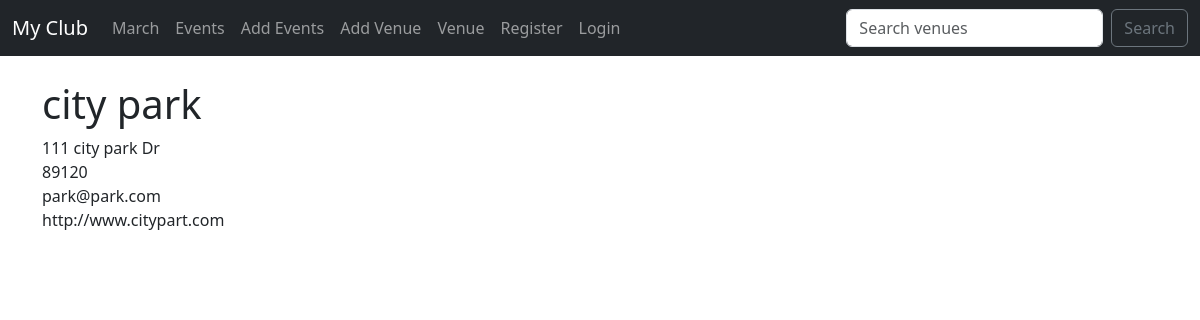
Page /show_venue/1 on the committed database.
### events/models.py (models this page shows)
class Venue(models.Model):
    name = models.CharField("Venue name", max_length=120)
    address =models.CharField(max_length=300)
    zip_code=models.CharField(max_length=15)
    phone = models.CharField('Contact Phone',max_length=25,blank=True)
    web =models.URLField(blank=True)
    email_address =models.EmailField("Email Address",blank=True)
    def __str__(self):
        return self.name

### events/views.py (the view)
# urls.py: path('show_venue/<venue_id>',views.show_venue,name='show-venue'),
def show_venue(request,venue_id):
     venue =Venue.objects.get(pk=venue_id)
     return render(request, 'events/show_venue.html',{"venue": venue})

### events/templates/events/show_venue.html
{% extends "events/base.html" %} {% block content %}
<h1>{{venue}} </h1>
{{venue.address}} <br>
{{venue.zip_code}} <br>
{{venue.email_address}} <br>
{{venue.web}}
{% endblock content %}

### rows in the picture
Venue: name "city park", address "111 city park Dr", zip_code "89120", email_address "park@park.com", web "http://www.citypart.com"
